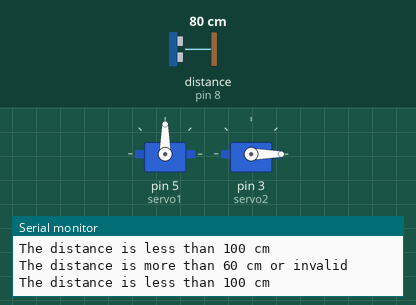
The sketch below on a simulated Arduino Uno, built with avr-gcc and run on an emulated ATmega328P. Parts: 2 × servo, the last lines printed to the serial monitor. Wiring (inferred from the names in the program): ultrasonic range finder: trigger pin 9; echo pin 8. Inputs (shaded band) come from the test bench; at power-on: distance to the obstacle (sensor on pin 8) 80 cm. The echo pulse lasts 58.3 µs per cm.

Above: at 2.8 s.
2.9 s: distance to the obstacle (sensor on pin 8) set to 120 cm
At 5.0 s:
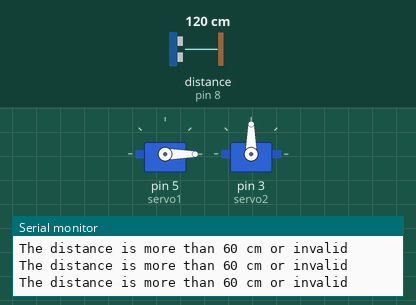
5.6 s: distance to the obstacle (sensor on pin 8) set to 97 cm
At 6.4 s:
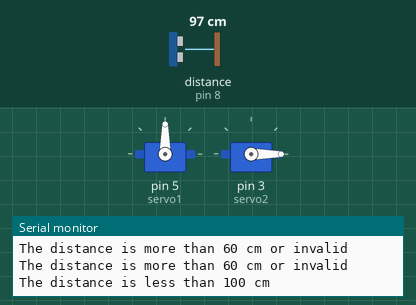
8.3 s: distance to the obstacle (sensor on pin 8) set to 250 cm
At 11.5 s:
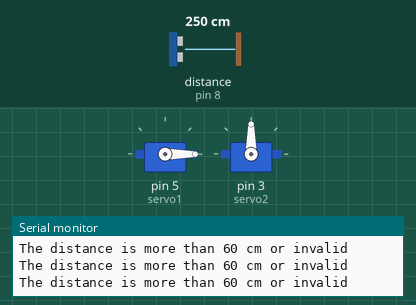
Timing chart, 0 to 13.0 s (numbered marks = the images above; inputs shaded):
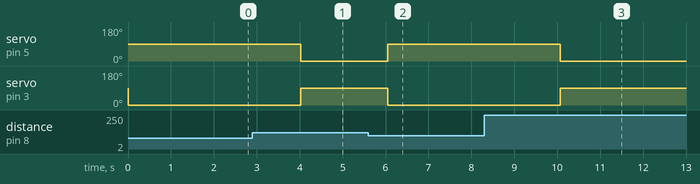

The sketch:

namaste_robot.ino
```cpp
#include <Servo.h>

#define trigPin 9
#define echoPin 8
#define ISDPin 10

Servo servo1;
Servo servo2;
int sound = 250;

void setup() {
  Serial.begin(9600);
  pinMode(trigPin, OUTPUT);
  pinMode(echoPin, INPUT);
  servo1.attach(5);
  servo2.attach(3);
}

void loop() {
  long duration, distance;

  // Send a pulse from the ultrasonic sensor
  digitalWrite(trigPin, LOW);
  delayMicroseconds(2);
  digitalWrite(trigPin, HIGH);
  delayMicroseconds(10);
  digitalWrite(trigPin, LOW);

  // Read the pulse from the ultrasonic sensor
  duration = pulseIn(echoPin, HIGH);
  distance = (duration / 2) / 29.1;

  // Check the distance and control the servos and ISD pin accordingly
  if (distance < 100) {
    Serial.println("The distance is less than 100 cm");
    servo1.write(90);
    servo2.write(0);
    digitalWrite(ISDPin, HIGH);
    delay(1500);
  } else {
    servo1.write(0);
    servo2.write(90);
    digitalWrite(ISDPin, LOW);
  }

  // Additional distance check and printing
  if (distance > 60 || distance <= 0) {
    Serial.println("The distance is more than 60 cm or invalid");
  } else {
    Serial.print(distance);
    Serial.println(" cm");
  }

  delay(500);
}
```

Measured:
- after the input at 2.9 s, servo on pin 5 (servo1): 90° → 0° after 1.1 s; servo on pin 3 (servo2): 0° → 90° after 1.1 s
- after the input at 5.6 s, servo on pin 5 (servo1): 0° → 90° after 0.45 s; servo on pin 3 (servo2): 90° → 0° after 0.45 s
- after the input at 8.3 s, servo on pin 5 (servo1): 90° → 0° after 1.8 s; servo on pin 3 (servo2): 0° → 90° after 1.8 s
